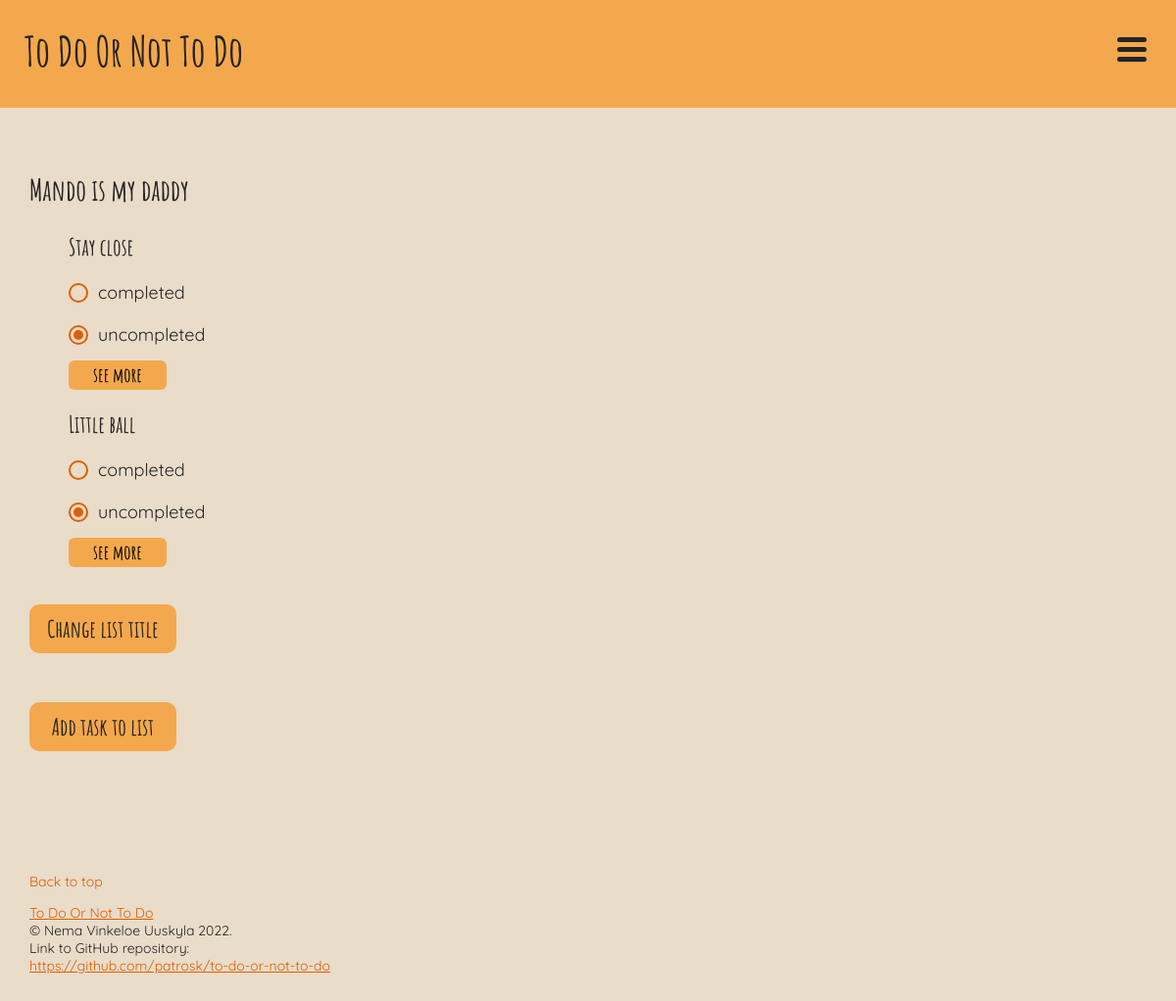
The page /single_list.php?id=15 (signed in) on the database its author committed.
### tables this page shows
CREATE TABLE lists (
	id INTEGER PRIMARY KEY AUTOINCREMENT,
	title VARCHAR,
	user_id VARCHAR,
	FOREIGN KEY (user_id) REFERENCES users(id)
);

CREATE TABLE tasks (
	id INTEGER PRIMARY KEY AUTOINCREMENT,
	user_id INTEGER,
	list_id INTEGER,
	name VARCHAR,
	description VARCHAR,
	created_at DATETIME,
	deadline_at DATETIME,
	completed_at DATETIME,
	FOREIGN KEY (user_id) REFERENCES users(id), 
	FOREIGN KEY (list_id) REFERENCES lists(id)
);

### app/functions.php (called while the page is built, shortened)
<?php
function get_lists(PDO $database)
{
    $user_id = $_SESSION['user']['id'];
    $statement = $database->prepare("SELECT * FROM lists WHERE user_id = :id");
    $statement->bindParam(':id', $user_id, PDO::PARAM_INT);
    $statement->execute();
    $lists = $statement->fetchAll(PDO::FETCH_ASSOC);
    return $lists;
}
function get_tasks_from_list(PDO $database, $list_id)
{
    $user_id = $_SESSION['user']['id'];
    $statement = $database->prepare("SELECT * FROM tasks WHERE user_id = :user_id AND list_id = :list_id");
    $statement->bindParam(':user_id', $user_id, PDO::PARAM_INT);
    $statement->bindParam(':list_id', $list_id, PDO::PARAM_INT);
    $statement->execute();
    $tasks = $statement->fetchAll(PDO::FETCH_ASSOC);
    return $tasks;
}
function task_status($task)
{
    if (isset($task['completed_at'])) {
        $status['completed'] = 'checked';
        $status['uncompleted'] = '';
    } else {
        $status['completed'] = '';
        $status['uncompleted'] = 'checked';
    }
    return $status;
}

### single_list.php (the view, shortened to what this page needs)
<?php
require __DIR__ . '/app/autoload.php';
require __DIR__ . '/views/header.php';
require __DIR__ . '/views/navigation.php';
?>
<?php
$id = $_GET['id'];
$lists = get_lists($database);
$tasks = get_tasks_from_list($database, $id); ?>
<?php foreach ($lists as $list) : ?>
    <?php if ($list['id'] == $id) : ?>
        <h2><?= $list['title'] ?></h2>
    <?php endif ?>
<?php endforeach ?>
<ul>
    <?php
    foreach ($tasks as $task) : ?>
        <?php $status = task_status($task); ?>
        <li>
            <div class="task-box">
                <a href="/single_task.php?list_id=<?= $task['list_id'] ?>&task_id=<?= $task['id'] ?>"><?= $task['name'] ?></a>
                <?php $status = task_status($task); ?>
                <div class="complete-form">
                    <form action="/app/tasks/status.php?origin=single_list.php&list_id=<?= $task['list_id'] ?>&task_id=<?= $task['id'] ?>" method="post">
                        <div class="complete-button">
                            <input name="status" id="completed" value="completed" type="radio" <?= $status['completed'] ?>>
                            <label for="completed">completed</label>
                        </div>
                        <div class="complete-button">
                            <input name="status" id="uncompleted" value="uncompleted" type="radio" <?= $status['uncompleted'] ?>>
                            <label for="uncompleted">uncompleted</label>
                        </div>
                    </form>
                </div>
                <button class="see-more-button">see more</button>
            </div>
        </li>
    <?php endforeach ?>
</ul>
<button class="change-title-button">Change list title</button>
<button class="add-task-button">Add task to list</button>
<?php require __DIR__ . '/views/footer.php';

### assets/styles/header.css (style rules this page uses)
*, *:before, *:after { box-sizing: border-box; }
:root { --background-color: #e9dcc9; --primary-color: #f4a84d; --secondary-color: #ff9900; --accent-color: #df5e00; --font-color: #252423; }
body { margin: 0; font-size: 18px; font-family: 'Quicksand'; }
h1, h2, h3, .due-today, .list-titles { font-family: 'Amatic'; }
h2 { font-size: 30px; }

### assets/styles/style.css (style rules this page uses)
body { background-color: var(--background-color); color: var(--font-color); }
ul { list-style: none; }
.home-buttons button, form button, .change-title-button, .add-task-button { all: unset; height: 50px; width: 150px; background-color: var(--secondary-color); border-radius: 10px; display: flex; justify-content: center; align-items: center; margin-bottom: 20px; transition: 0.5s ease; }
input { height: 35px; width: 100%; border: none; margin-top: 10px; margin-bottom: 20px; }
.change-title-button, .add-task-button { font-family: 'Amatic'; font-size: 24px; background-color: var(--primary-color); margin-bottom: 50px; }
.complete-form { margin-left: 30px; }
.complete-form input { width: 20px; height: 20px; margin: 0; }
input[type='radio'] { appearance: none; background-color: var(--background-color); border: 2px solid var(--accent-color); border-radius: 50%; display: grid; place-content: center; transform: translate(-30px, 22px); z-index: -1; }
input[type='radio']::before { content: ''; width: 10px; height: 10px; border-radius: 50%; transform: scale(0); transition: 120ms transform ease-in-out; box-shadow: inset 5px 5px 5px 5px var(--accent-color); }
input[type='radio']:checked::before { transform: scale(1); }
input#completed, input#uncompleted { cursor: pointer; z-index: -1; }
.see-more-button, .see-less-button { background-color: var(--primary-color); border: none; height: 30px; width: 100px; border-radius: 6px; font-family: 'Amatic'; margin-top: 15px; font-size: 20px; margin-bottom: 20px; transition: 0.5s ease; }
.task-box a, .task-button a, .list-titles a, .no-top-margin a { font-family: 'Amatic'; font-size: 24px; text-decoration: none; color: var(--font-color); }

### rows shown on the page
lists: title "Mando is my daddy"
tasks: name "Stay close"
tasks: name "Little ball"

### other values the page prints
$config['title'] "To Do Or Not To Do"
